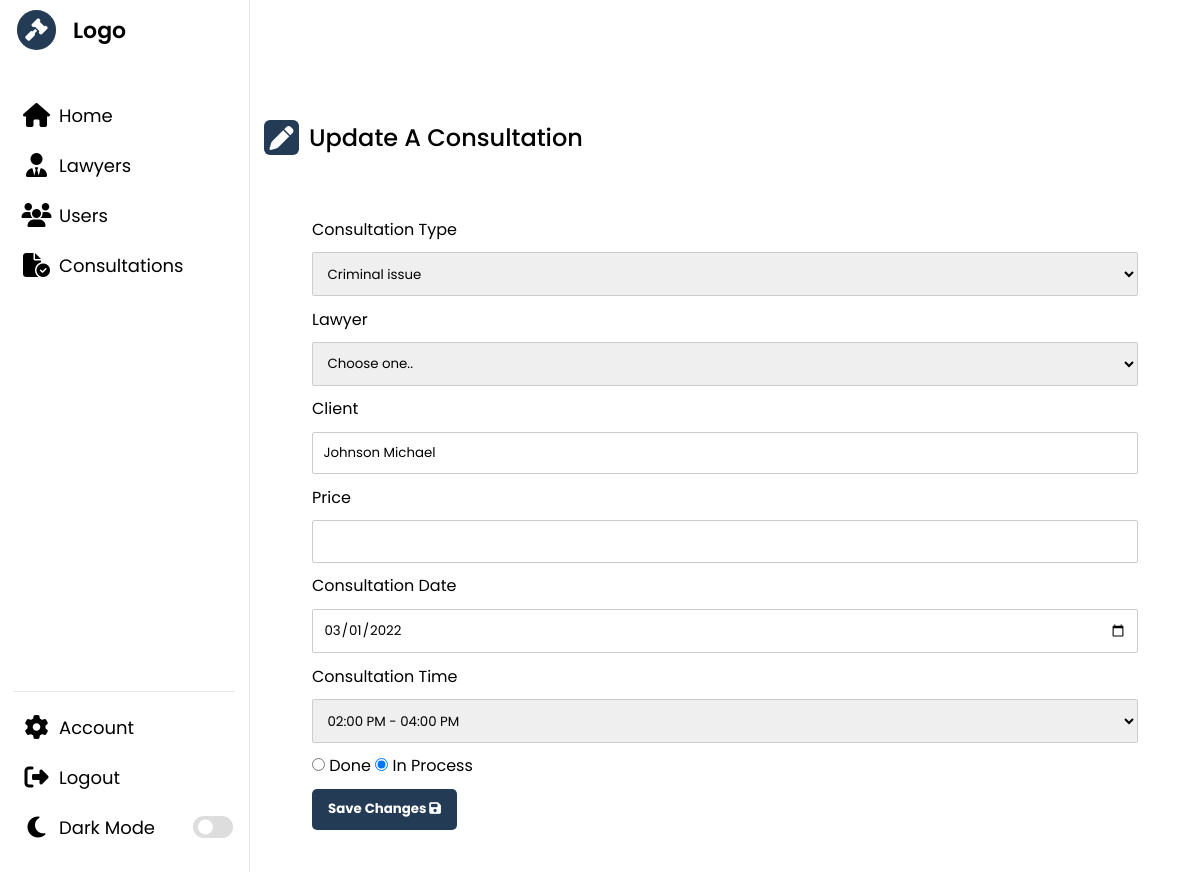
Screenshot of /admin/pages/consultation/update.php?idcon=2&idcli=1 (signed in) with the database file from the repository.
### tables this page shows
CREATE TABLE `consultation` (
  `idC` int(11) NOT NULL,
  `type` varchar(50) NOT NULL,
  `prix` float NOT NULL
);

CREATE TABLE `client` (
  `idP` int(11) NOT NULL,
  `nomP` varchar(50) NOT NULL,
  `prenomP` varchar(50) NOT NULL,
  `gender` varchar(50) NOT NULL,
  `adresse` varchar(200) NOT NULL,
  `CNI` varchar(50) NOT NULL,
  `email` varchar(50) NOT NULL,
  `password` varchar(50) NOT NULL,
  `signupDate` date NOT NULL,
  `tel` varchar(15) NOT NULL,
  `photo` varchar(100) NOT NULL
);

CREATE TABLE `consultationclient` (
  `idCon` int(11) NOT NULL,
  `idCli` int(11) NOT NULL,
  `isDone` tinyint(1) NOT NULL,
  `detail` text NOT NULL,
  `time` varchar(50) NOT NULL,
  `consultationDate` varchar(50) NOT NULL
);

### admin/pages/consultation/update.php (the view, shortened to what this page needs)
<!DOCTYPE html>
<html lang="en">
<head>
    <link rel="stylesheet" href="../../style.css" />
    <link rel="stylesheet" href="https://cdnjs.cloudflare.com/ajax/libs/font-awesome/6.2.1/css/all.min.css" />
</head>
<?php
if (isset($_SESSION['loggedAdmin']) && $_SESSION['loggedAdmin'] == true) {
?>
    <body>
        <?php
        include($_SERVER['DOCUMENT_ROOT'] . "/lawyerProject/admin/assets/headerA.php");
        ?>
        <section class="dashboard">
            <div class="dash-content">
                <div class="activity">
                    <div class="title">
                        <i class="fa-solid fa-pen"></i>
                        <span class="text">Update A Consultation</span>
                    </div>
                    <?php
                    if (isset($_GET['idcon']) && isset($_GET['idcli'])) {
                        $idcon = $_GET['idcon'];
                        $idcli = $_GET['idcli'];
                    }
                    ?>
                    <form action="https://localhost/lawyerProject/admin/pages/consultation/updateInfo.php?idcon=<?php echo $idcon; ?>&idcli=<?php echo $idcli; ?>" method="post" class="form">
                        <label>Consultation Type</label>
                        <select name="type" id="type">
                            <?php
                            $query = "select * from consultation where idC=$idcon";
                            $res = $conn->query($query);
                            $row = $res->fetch_assoc();
                            ?>
                            <option value="<?php echo $row['idC']; ?>"><?php echo $row['type']; ?></option>
                        </select>
                        <label>Lawyer</label>
                        <select name="lawyer" id="law">
                            <?php
                            $queryLawy = "SELECT  avocat.*
                        FROM consultation
                        JOIN consultationclient ON consultation.idC = consultationclient.idCon
                        JOIN consultationavocat ON consultation.idC = consultationavocat.idConA
                        JOIN avocat ON avocat.idA = consultationavocat.idAv
                        WHERE consultationavocat.idConA = " . $idcon . "
                        ";
                            $resLaw = $conn->query($queryLawy);
                            if ($resLaw->num_rows > 0) {
                                $rowL = $resLaw->fetch_assoc();
                            ?>
                                <option value="<?php echo $rowL['idA']; ?>">
                                    <?php echo  $rowL['nomA'] . " " . $rowL['prenomA']; ?>
                                </option>
                            <?php
                            } else {
                            ?>
                                <option value="">Choose one..</option>
                            <?php
                            }
                            ?>
                        </select>
                        <label>Client</label>
                        <?php
                        $query = "select * from client where idP=$idcli";
                        $res = $conn->query($query);
                        $row = $res->fetch_assoc()
                        ?>
                        <input type="text" name="userName" id="name" value="<?php echo $row['nomP'] . " " . $row['prenomP']; ?>" readonly />
                        <label for="price">Price</label>
                        <input type="text" name="price" id="price" readonly />
                        <label for="date">Consultation Date</label>
                        <?php
                        $sql = "SELECT consultationclient.consultationDate
                                FROM consultation
                                JOIN consultationclient ON consultation.idC = consultationclient.idCon
                                JOIN client ON consultationclient.idCli = client.idP
                                where idCon=$idcon and idCli=$idcli
                                ";
                        $result = $conn->query($sql);
                        $row = $result->fetch_assoc();
                        $dt = date_create($row['consultationDate']);
                        ?>
                        <input type="date" name="date" id="date" value="<?php echo $dt->format('Y-m-d'); ?>" />
                        <label for="time">Consultation Time</label>
                        <select name="time" id="time">
                            <?php
                            $sql = "SELECT consultationclient.time
                                FROM consultationclient
                                JOIN consultation ON consultationclient.idCon=consultation.idC
                                JOIN client ON consultationclient.idCli = client.idP
                                where idCon=$idcon and idCli=$idcli
                                ";
                            $result = $conn->query($sql);
                            $row = $result->fetch_assoc();
                            ?>
                            <option value="<?php echo $row['time']; ?>"><?php echo $row['time']; ?></option>
                        </select>
                        <div class="radio-grp">
                            <?php
                            $sql = "SELECT consultationclient.isDone
                                FROM consultationclient
                                JOIN consultation ON consultationclient.idCon=consultation.idC
                                JOIN client ON consultationclient.idCli = client.idP
                                where idCon=$idcon and idCli=$idcli
                                ";
                            $result = $conn->query($sql);
                            $row = $result->fetch_assoc();
                            ?>
                            <input type="radio" id="done" name="status" value="1" <?php if ($row['isDone'] != 0) echo "checked"; ?> />
                            <label for="done">Done</label>
                            <input type="radio" id="inpro" name="status" value="0" <?php if ($row['isDone'] == 0) echo "checked"; ?> />
                            <label for="inpro">In Process</label>
                        </div>
                        <button type="submit" name="submit">
                            Save Changes
                            <i class="fa-solid fa-floppy-disk"></i>
                        </button>
                    </form>
                </div>
            </div>
        </section>
    </body>
<?php
} else {
    header("location:https://localhost/lawyerProject/admin/login.php");
}
?>
</html>

### admin/style.css (style rules this page uses)
* { margin: 0; padding: 0; box-sizing: border-box; font-family: "Poppins", sans-serif; }
:root { --primary-color: #243b55; --panel-color: #fff; --text-color: #000; --black-light-color: #707070; --border-color: #e6e5e5; --toggle-color: #ddd; --title-icon-color: #fff; --tran-05: all 0.5s ease; --tran-03: all 0.3s ease; --tran-03: all 0.2s ease; }
body { min-height: 100vh; background-color: var(--primary-color); }
.dashboard { position: relative; left: 250px; background-color: var(--panel-color); min-height: 100vh; width: calc(100% - 250px); padding: 10px 14px; transition: var(--tran-05); }
.dashboard .dash-content { padding-top: 50px; }
.dash-content .title { display: flex; align-items: center; margin: 60px 0 30px 0; }
.dash-content .title i { position: relative; height: 35px; width: 35px; background-color: var(--primary-color); border-radius: 6px; color: var(--title-icon-color); display: flex; align-items: center; justify-content: center; font-size: 24px; }
.dash-content .title .text { font-size: 24px; font-weight: 500; color: var(--text-color); margin-left: 10px; }
.form { display: flex; flex-direction: column; padding: 2rem 3rem; gap: 0.65rem; }
.form input, .form select { padding: 0.65rem; border: 1px solid #ccc; border-radius: 2px; }
.form button { align-self: flex-start; padding: 0.65rem 1rem; cursor: pointer; border: none; background-color: #243b55; color: #fff; font-weight: bold; border-radius: 5px; transition: 0.3s ease-in-out; }

### rows the page displays
consultation: type "Criminal issue"
client: userName "Johnson Michael"
consultationclient: date "03/01/2022", time "02:00 PM - 04:00 PM", isDone "☐ Done", isDone "☑ In Process"
